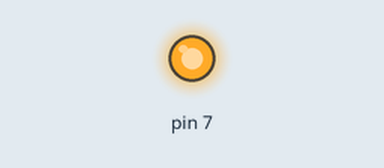
Simulated run of this sketch. Board: Arduino Uno, built with avr-gcc and run on an emulated ATmega328P. Shown: output pins drawn as LEDs (lit = HIGH).

Above: at 0.5 s.
At 4.7 s:
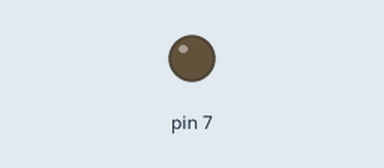
Timing chart, 0 to 7.4 s (numbered marks = the images above):
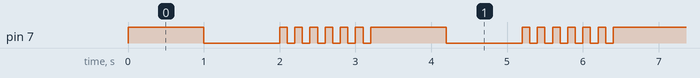

The sketch:

05_practice_2.ino
```cpp
void setup() {
  pinMode(PIN7, OUTPUT);
}

void loop() {
  int a = 0;
  digitalWrite(PIN7, HIGH);
  delay(1000);
  digitalWrite(PIN7, LOW);
  delay(1000);
  while(a<6) { // a<6이면 0~5까지 6번 반복인데 LED는 5번만 켜짐 반대로 a<5하면 4번만 켜짐
    digitalWrite(PIN7, HIGH);
    delay(100);
    digitalWrite(PIN7, LOW);
    delay(100);
    a++;
  }
}
```

Measured:
- by itself, pin 7: repeats every 3.2 s: LOW 1.0 s, 6 × (HIGH 0.10 s, LOW 0.10 s), HIGH 1.0 s
- by itself, everything shown: repeats every 3.2 s, in 14 steps
